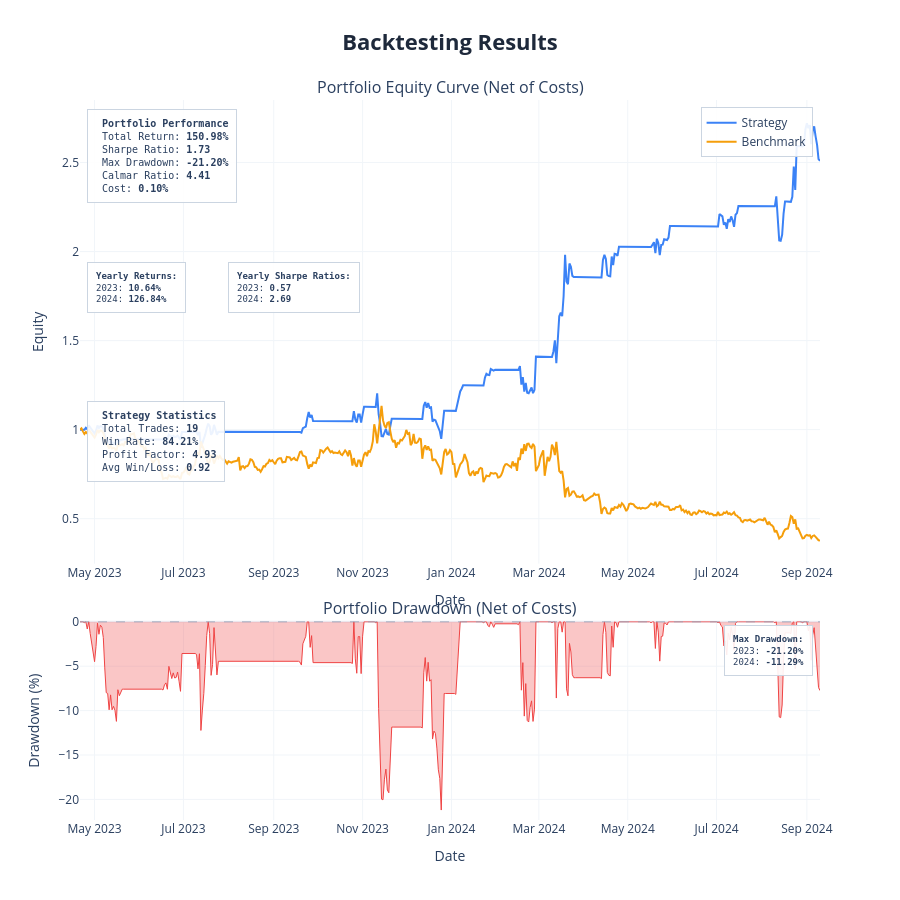

This figure's notebook cell:
### Code cell
param_defs = {
    "lookback":    ("int",   90, 110),
    "z_lookback":  ("int",   60, 100),
    "entry":       ("float", 1, 3),
    "exit":        ("float", 0.1, 1.5),
    "stop_z":      ("float", 3.5, 5.00),
    "max_holding": ("int",   8, 25),
}

fixed_params = {"stop_z":  4.7614
}   

def pair_reject(metrics):
    if metrics is None:
        return True
    if metrics["num_trades"] < 5:
        return True
    if metrics["profit_factor"] < 0.7:
        return True
    return False

test_params = {
    "lookback": 126,
    "z_lookback": 60,
    "entry": 1.8,
    "exit": 0.5,
    "stop_z": 3.5,
    "max_holding": 15,
}

pair_df, indicator_cols = pair_strategy_fn(pair_prices.copy(), test_params)

display(pair_df.head())
display(pair_df.tail())

results = backtest(
    data=pair_df,
    cost=pair_cost,
    show_plot=True,
    save_html=None,
    show_trades=False,
    benchmark_data=None
)

print(f"Pair: {Y} vs {X}")
print(f"Return        {results['total_return']*100:>8.2f}%")
print(f"Sharpe        {results['sharpe_ratio']:>8.2f}")
print(f"Max Drawdown  {results['max_drawdown']*100:>8.2f}%")
print(f"Calmar        {results['calmar_ratio']:>8.2f}")
print(f"Trades        {results['num_trades']:>8}")
print(f"Win Rate      {results['win_rate']*100:>8.2f}%")
print(f"Profit Factor {results['profit_factor']:>8.2f}")

### Figure 1 — Plotly figure (JSON) as saved in the notebook; plotly's stock layout.template omitted (floating-point values rounded to 4 significant figures; data arrays with more than 128 entries replaced by an {"elided": "..."} marker saying what was removed)
{"data": [{"hovertemplate": "<b>Strategy</b><br>Date: %{x}<br>Equity: %{y:.4f}<extra></extra>", "line": {"color": "#3b82f6", "width": 2}, "mode": "lines", "name": "Strategy", "type": "scatter", "x": {"elided": "509 str values"}, "xaxis": "x", "y": {"elided": "509 float values"}, "yaxis": "y"}, {"hovertemplate": "<b>Benchmark</b><br>Date: %{x}<br>Equity: %{y:.4f}<extra></extra>", "line": {"color": "#f59e0b", "width": 2}, "mode": "lines", "name": "Benchmark", "type": "scatter", "x": {"elided": "509 str values"}, "xaxis": "x", "y": {"elided": "509 float values"}, "yaxis": "y"}, {"fill": "tozeroy", "fillcolor": "rgba(239, 68, 68, 0.3)", "hovertemplate": "<b>Drawdown</b><br>Date: %{x}<br>Drawdown: %{y:.2f}%<extra></extra>", "line": {"color": "#ef4444", "width": 1}, "mode": "lines", "name": "Drawdown", "showlegend": false, "type": "scatter", "x": {"elided": "509 str values"}, "xaxis": "x2", "y": {"elided": "509 float values"}, "yaxis": "y2"}], "layout": {"annotations": [{"font": {"size": 16}, "showarrow": false, "text": "Portfolio Equity Curve (Net of Costs)", "x": 0.5, "xanchor": "center", "xref": "paper", "y": 1, "yanchor": "bottom", "yref": "paper"}, {"font": {"size": 16}, "showarrow": false, "text": "Portfolio Drawdown (Net of Costs)", "x": 0.5, "xanchor": "center", "xref": "paper", "y": 0.276, "yanchor": "bottom", "yref": "paper"}, {"align": "left", "bgcolor": "rgba(255, 255, 255, 0.9)", "bordercolor": "#cbd5e1", "borderpad": 8, "borderwidth": 1, "font": {"family": "monospace", "size": 10}, "showarrow": false, "text": "\n<b>Portfolio Performance</b><br>\nTotal Return: <b>150.98%</b><br>\nSharpe Ratio: <b>1.73</b><br>\nMax Drawdown: <b>-21.20%</b><br>\nCalmar Ratio: <b>4.41</b><br>\nCost: <b>0.10%</b>\n", "x": 0.01, "xanchor": "left", "xref": "x domain", "y": 0.98, "yanchor": "top", "yref": "y domain"}, {"align": "left", "bgcolor": "rgba(255, 255, 255, 0.9)", "bordercolor": "#cbd5e1", "borderpad": 8, "borderwidth": 1, "font": {"family": "monospace", "size": 9}, "showarrow": false, "text": "<b>Yearly Returns:</b><br>2023: <b>10.64%</b><br>2024: <b>126.84%</b><br>", "x": 0.01, "xanchor": "left", "xref": "x domain", "y": 0.65, "yanchor": "top", "yref": "y domain"}, {"align": "left", "bgcolor": "rgba(255, 255, 255, 0.9)", "bordercolor": "#cbd5e1", "borderpad": 8, "borderwidth": 1, "font": {"family": "monospace", "size": 9}, "showarrow": false, "text": "<b>Yearly Sharpe Ratios:</b><br>2023: <b>0.57</b><br>2024: <b>2.69</b><br>", "x": 0.2, "xanchor": "left", "xref": "x domain", "y": 0.65, "yanchor": "top", "yref": "y domain"}, {"align": "left", "bgcolor": "rgba(255, 255, 255, 0.9)", "bordercolor": "#cbd5e1", "borderpad": 8, "borderwidth": 1, "font": {"family": "monospace", "size": 10}, "showarrow": false, "text": "\n<b>Strategy Statistics</b><br>\nTotal Trades: <b>19</b><br>\nWin Rate: <b>84.21%</b><br>\nProfit Factor: <b>4.93</b><br>\nAvg Win/Loss: <b>0.92</b>\n", "x": 0.01, "xanchor": "left", "xref": "x domain", "y": 0.35, "yanchor": "top", "yref": "y domain"}, {"align": "left", "bgcolor": "rgba(255, 255, 255, 0.9)", "bordercolor": "#cbd5e1", "borderpad": 8, "borderwidth": 1, "font": {"family": "monospace", "size": 9}, "showarrow": false, "text": "<b>Max Drawdown:</b><br>2023: <b>-21.20%</b><br>2024: <b>-11.29%</b><br>", "x": 0.99, "xanchor": "right", "xref": "x2 domain", "y": 0.98, "yanchor": "top", "yref": "y2 domain"}], "height": 900, "hovermode": "x unified", "legend": {"bgcolor": "rgba(255,255,255,0.9)", "bordercolor": "#cbd5e1", "borderwidth": 1, "x": 0.99, "xanchor": "right", "y": 0.99, "yanchor": "top"}, "shapes": [{"line": {"color": "#94a3b8", "dash": "dash", "width": 1}, "type": "line", "x0": 0, "x1": 1, "xref": "x2 domain", "y0": 0, "y1": 0, "yref": "y2"}], "showlegend": true, "title": {"font": {"color": "#1E293B", "size": 22}, "text": "<b>Backtesting Results</b>", "x": 0.5, "xanchor": "center"}, "xaxis": {"anchor": "y", "domain": [0, 1], "gridcolor": "#f1f5f9", "gridwidth": 1, "showgrid": true, "title": {"text": "Date"}}, "xaxis2": {"anchor": "y2", "domain": [0, 1], "gridcolor": "#f1f5f9", "gridwidth": 1, "showgrid": true, "title": {"text": "Date"}}, "yaxis": {"anchor": "x", "domain": [0.356, 1], "gridcolor": "#f1f5f9", "gridwidth": 1, "showgrid": true, "title": {"text": "Equity"}}, "yaxis2": {"anchor": "x2", "domain": [0, 0.276], "gridcolor": "#f1f5f9", "gridwidth": 1, "showgrid": true, "title": {"text": "Drawdown (%)"}}}}
